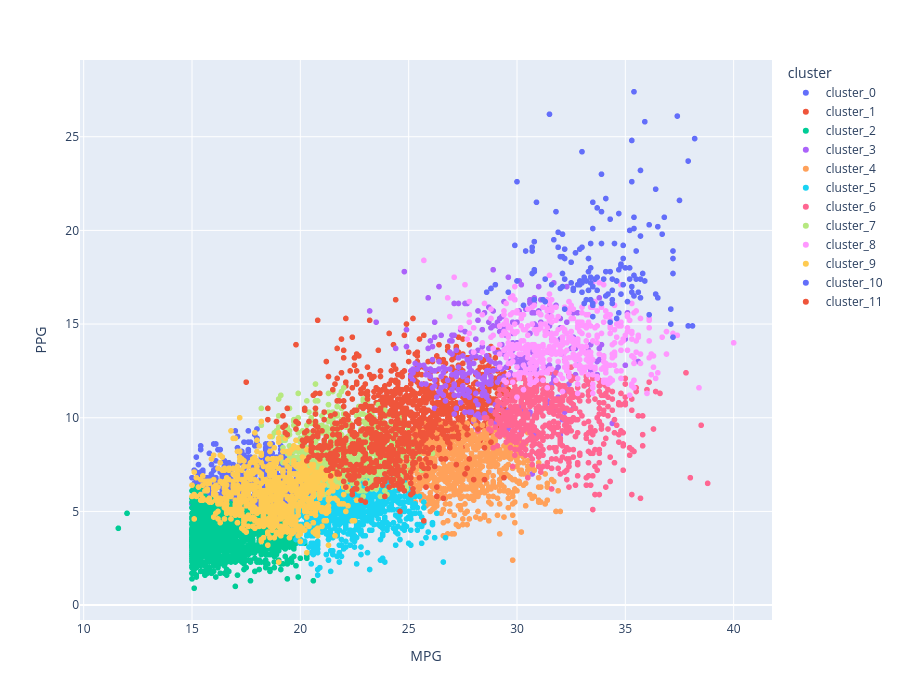

Here is the notebook cell this chart was saved with:
### Markdown cell above
## Visualising the clusters

### Code cell
fig=px.scatter(cluster_final, 
               x="MPG",
               y="PPG", 
               color='cluster',
               hover_data=['Player','MPG', 'PPG', 'FGM', 'FGA', 'FGPercent',
       '3PM', '3PA', '3PPercent', 'FTM', 'FTA', 'FTPercent', 'ORB', 'DRB',
       'RPG', 'APG', 'SPG', 'BPG', 'TOV','Season'],
               height=700, 
               width=900,
        )

# fig2=px.scatter(Final[Final['value']==1], x="POINTS_PER_MIN_", y="CATCH_SHOOT_FGM_", color_discrete_sequence=['blue'],
#         hover_data=["PLAYER_NAME","Salary"],
#         height=700, width=900,
#         )

# fig3=px.scatter(Final[Final['value']==2], x="POINTS_PER_MIN_", y="CATCH_SHOOT_FGM_", color_discrete_sequence=['orange'],
#         hover_data=["PLAYER_NAME","Salary"],
#         height=700, width=900,
#         )
# fig4=px.scatter(kmeans.cluster_centers_, kmeans.cluster_centers_[:, 1], kmeans.cluster_centers_[:, 0], color_discrete_sequence=['yellow'],
#         height=1000, width=1000,
#         )
# fig4.update_traces(marker=dict(size=20))

# fig.add_traces(
#     list(fig2.select_traces())
# )

# fig.add_traces(
#     list(fig3.select_traces())
# )

# fig.add_traces(
#     list(fig4.select_traces())
# )

# fig.update_layout(
#     xaxis_title="MIN",
#     yaxis_title="FGA",
#     # xaxis_range=[0,1]
# )

fig.show()

### Figure 1 — Plotly figure (JSON) as saved in the notebook; plotly's stock layout.template omitted (floating-point values rounded to 4 significant figures; data arrays with more than 128 entries replaced by an {"elided": "..."} marker saying what was removed)
{"data": [{"customdata": {"elided": "1019x18 mixed values"}, "hovertemplate": "cluster=cluster_0<br>MPG=%{x}<br>PPG=%{y}<br>Player=%{customdata[0]}<br>FGM=%{customdata[1]}<br>FGA=%{customdata[2]}<br>FGPercent=%{customdata[3]}<br>3PM=%{customdata[4]}<br>3PA=%{customdata[5]}<br>3PPercent=%{customdata[6]}<br>FTM=%{customdata[7]}<br>FTA=%{customdata[8]}<br>FTPercent=%{customdata[9]}<br>ORB=%{customdata[10]}<br>DRB=%{customdata[11]}<br>RPG=%{customdata[12]}<br>APG=%{customdata[13]}<br>SPG=%{customdata[14]}<br>BPG=%{customdata[15]}<br>TOV=%{customdata[16]}<br>Season=%{customdata[17]}<extra></extra>", "legendgroup": "cluster_0", "marker": {"color": "#636efa", "symbol": "circle"}, "mode": "markers", "name": "cluster_0", "showlegend": true, "type": "scattergl", "x": {"elided": "1019 float values"}, "xaxis": "x", "y": {"elided": "1019 float values"}, "yaxis": "y"}, {"customdata": {"elided": "630x18 mixed values"}, "hovertemplate": "cluster=cluster_1<br>MPG=%{x}<br>PPG=%{y}<br>Player=%{customdata[0]}<br>FGM=%{customdata[1]}<br>FGA=%{customdata[2]}<br>FGPercent=%{customdata[3]}<br>3PM=%{customdata[4]}<br>3PA=%{customdata[5]}<br>3PPercent=%{customdata[6]}<br>FTM=%{customdata[7]}<br>FTA=%{customdata[8]}<br>FTPercent=%{customdata[9]}<br>ORB=%{customdata[10]}<br>DRB=%{customdata[11]}<br>RPG=%{customdata[12]}<br>APG=%{customdata[13]}<br>SPG=%{customdata[14]}<br>BPG=%{customdata[15]}<br>TOV=%{customdata[16]}<br>Season=%{customdata[17]}<extra></extra>", "legendgroup": "cluster_1", "marker": {"color": "#EF553B", "symbol": "circle"}, "mode": "markers", "name": "cluster_1", "showlegend": true, "type": "scattergl", "x": {"elided": "630 float values"}, "xaxis": "x", "y": {"elided": "630 float values"}, "yaxis": "y"}, {"customdata": {"elided": "1490x18 mixed values"}, "hovertemplate": "cluster=cluster_2<br>MPG=%{x}<br>PPG=%{y}<br>Player=%{customdata[0]}<br>FGM=%{customdata[1]}<br>FGA=%{customdata[2]}<br>FGPercent=%{customdata[3]}<br>3PM=%{customdata[4]}<br>3PA=%{customdata[5]}<br>3PPercent=%{customdata[6]}<br>FTM=%{customdata[7]}<br>FTA=%{customdata[8]}<br>FTPercent=%{customdata[9]}<br>ORB=%{customdata[10]}<br>DRB=%{customdata[11]}<br>RPG=%{customdata[12]}<br>APG=%{customdata[13]}<br>SPG=%{customdata[14]}<br>BPG=%{customdata[15]}<br>TOV=%{customdata[16]}<br>Season=%{customdata[17]}<extra></extra>", "legendgroup": "cluster_2", "marker": {"color": "#00cc96", "symbol": "circle"}, "mode": "markers", "name": "cluster_2", "showlegend": true, "type": "scattergl", "x": {"elided": "1490 float values"}, "xaxis": "x", "y": {"elided": "1490 float values"}, "yaxis": "y"}, {"customdata": {"elided": "367x18 mixed values"}, "hovertemplate": "cluster=cluster_3<br>MPG=%{x}<br>PPG=%{y}<br>Player=%{customdata[0]}<br>FGM=%{customdata[1]}<br>FGA=%{customdata[2]}<br>FGPercent=%{customdata[3]}<br>3PM=%{customdata[4]}<br>3PA=%{customdata[5]}<br>3PPercent=%{customdata[6]}<br>FTM=%{customdata[7]}<br>FTA=%{customdata[8]}<br>FTPercent=%{customdata[9]}<br>ORB=%{customdata[10]}<br>DRB=%{customdata[11]}<br>RPG=%{customdata[12]}<br>APG=%{customdata[13]}<br>SPG=%{customdata[14]}<br>BPG=%{customdata[15]}<br>TOV=%{customdata[16]}<br>Season=%{customdata[17]}<extra></extra>", "legendgroup": "cluster_3", "marker": {"color": "#ab63fa", "symbol": "circle"}, "mode": "markers", "name": "cluster_3", "showlegend": true, "type": "scattergl", "x": {"elided": "367 float values"}, "xaxis": "x", "y": {"elided": "367 float values"}, "yaxis": "y"}, {"customdata": {"elided": "781x18 mixed values"}, "hovertemplate": "cluster=cluster_4<br>MPG=%{x}<br>PPG=%{y}<br>Player=%{customdata[0]}<br>FGM=%{customdata[1]}<br>FGA=%{customdata[2]}<br>FGPercent=%{customdata[3]}<br>3PM=%{customdata[4]}<br>3PA=%{customdata[5]}<br>3PPercent=%{customdata[6]}<br>FTM=%{customdata[7]}<br>FTA=%{customdata[8]}<br>FTPercent=%{customdata[9]}<br>ORB=%{customdata[10]}<br>DRB=%{customdata[11]}<br>RPG=%{customdata[12]}<br>APG=%{customdata[13]}<br>SPG=%{customdata[14]}<br>BPG=%{customdata[15]}<br>TOV=%{customdata[16]}<br>Season=%{customdata[17]}<extra></extra>", "legendgroup": "cluster_4", "marker": {"color": "#FFA15A", "symbol": "circle"}, "mode": "markers", "name": "cluster_4", "showlegend": true, "type": "scattergl", "x": {"elided": "781 float values"}, "xaxis": "x", "y": {"elided": "781 float values"}, "yaxis": "y"}, {"customdata": {"elided": "867x18 mixed values"}, "hovertemplate": "cluster=cluster_5<br>MPG=%{x}<br>PPG=%{y}<br>Player=%{customdata[0]}<br>FGM=%{customdata[1]}<br>FGA=%{customdata[2]}<br>FGPercent=%{customdata[3]}<br>3PM=%{customdata[4]}<br>3PA=%{customdata[5]}<br>3PPercent=%{customdata[6]}<br>FTM=%{customdata[7]}<br>FTA=%{customdata[8]}<br>FTPercent=%{customdata[9]}<br>ORB=%{customdata[10]}<br>DRB=%{customdata[11]}<br>RPG=%{customdata[12]}<br>APG=%{customdata[13]}<br>SPG=%{customdata[14]}<br>BPG=%{customdata[15]}<br>TOV=%{customdata[16]}<br>Season=%{customdata[17]}<extra></extra>", "legendgroup": "cluster_5", "marker": {"color": "#19d3f3", "symbol": "circle"}, "mode": "markers", "name": "cluster_5", "showlegend": true, "type": "scattergl", "x": {"elided": "867 float values"}, "xaxis": "x", "y": {"elided": "867 float values"}, "yaxis": "y"}, {"customdata": {"elided": "559x18 mixed values"}, "hovertemplate": "cluster=cluster_6<br>MPG=%{x}<br>PPG=%{y}<br>Player=%{customdata[0]}<br>FGM=%{customdata[1]}<br>FGA=%{customdata[2]}<br>FGPercent=%{customdata[3]}<br>3PM=%{customdata[4]}<br>3PA=%{customdata[5]}<br>3PPercent=%{customdata[6]}<br>FTM=%{customdata[7]}<br>FTA=%{customdata[8]}<br>FTPercent=%{customdata[9]}<br>ORB=%{customdata[10]}<br>DRB=%{customdata[11]}<br>RPG=%{customdata[12]}<br>APG=%{customdata[13]}<br>SPG=%{customdata[14]}<br>BPG=%{customdata[15]}<br>TOV=%{customdata[16]}<br>Season=%{customdata[17]}<extra></extra>", "legendgroup": "cluster_6", "marker": {"color": "#FF6692", "symbol": "circle"}, "mode": "markers", "name": "cluster_6", "showlegend": true, "type": "scattergl", "x": {"elided": "559 float values"}, "xaxis": "x", "y": {"elided": "559 float values"}, "yaxis": "y"}, {"customdata": {"elided": "851x18 mixed values"}, "hovertemplate": "cluster=cluster_7<br>MPG=%{x}<br>PPG=%{y}<br>Player=%{customdata[0]}<br>FGM=%{customdata[1]}<br>FGA=%{customdata[2]}<br>FGPercent=%{customdata[3]}<br>3PM=%{customdata[4]}<br>3PA=%{customdata[5]}<br>3PPercent=%{customdata[6]}<br>FTM=%{customdata[7]}<br>FTA=%{customdata[8]}<br>FTPercent=%{customdata[9]}<br>ORB=%{customdata[10]}<br>DRB=%{customdata[11]}<br>RPG=%{customdata[12]}<br>APG=%{customdata[13]}<br>SPG=%{customdata[14]}<br>BPG=%{customdata[15]}<br>TOV=%{customdata[16]}<br>Season=%{customdata[17]}<extra></extra>", "legendgroup": "cluster_7", "marker": {"color": "#B6E880", "symbol": "circle"}, "mode": "markers", "name": "cluster_7", "showlegend": true, "type": "scattergl", "x": {"elided": "851 float values"}, "xaxis": "x", "y": {"elided": "851 float values"}, "yaxis": "y"}, {"customdata": {"elided": "468x18 mixed values"}, "hovertemplate": "cluster=cluster_8<br>MPG=%{x}<br>PPG=%{y}<br>Player=%{customdata[0]}<br>FGM=%{customdata[1]}<br>FGA=%{customdata[2]}<br>FGPercent=%{customdata[3]}<br>3PM=%{customdata[4]}<br>3PA=%{customdata[5]}<br>3PPercent=%{customdata[6]}<br>FTM=%{customdata[7]}<br>FTA=%{customdata[8]}<br>FTPercent=%{customdata[9]}<br>ORB=%{customdata[10]}<br>DRB=%{customdata[11]}<br>RPG=%{customdata[12]}<br>APG=%{customdata[13]}<br>SPG=%{customdata[14]}<br>BPG=%{customdata[15]}<br>TOV=%{customdata[16]}<br>Season=%{customdata[17]}<extra></extra>", "legendgroup": "cluster_8", "marker": {"color": "#FF97FF", "symbol": "circle"}, "mode": "markers", "name": "cluster_8", "showlegend": true, "type": "scattergl", "x": {"elided": "468 float values"}, "xaxis": "x", "y": {"elided": "468 float values"}, "yaxis": "y"}, {"customdata": {"elided": "856x18 mixed values"}, "hovertemplate": "cluster=cluster_9<br>MPG=%{x}<br>PPG=%{y}<br>Player=%{customdata[0]}<br>FGM=%{customdata[1]}<br>FGA=%{customdata[2]}<br>FGPercent=%{customdata[3]}<br>3PM=%{customdata[4]}<br>3PA=%{customdata[5]}<br>3PPercent=%{customdata[6]}<br>FTM=%{customdata[7]}<br>FTA=%{customdata[8]}<br>FTPercent=%{customdata[9]}<br>ORB=%{customdata[10]}<br>DRB=%{customdata[11]}<br>RPG=%{customdata[12]}<br>APG=%{customdata[13]}<br>SPG=%{customdata[14]}<br>BPG=%{customdata[15]}<br>TOV=%{customdata[16]}<br>Season=%{customdata[17]}<extra></extra>", "legendgroup": "cluster_9", "marker": {"color": "#FECB52", "symbol": "circle"}, "mode": "markers", "name": "cluster_9", "showlegend": true, "type": "scattergl", "x": {"elided": "856 float values"}, "xaxis": "x", "y": {"elided": "856 float values"}, "yaxis": "y"}, {"customdata": {"elided": "148x18 mixed values"}, "hovertemplate": "cluster=cluster_10<br>MPG=%{x}<br>PPG=%{y}<br>Player=%{customdata[0]}<br>FGM=%{customdata[1]}<br>FGA=%{customdata[2]}<br>FGPercent=%{customdata[3]}<br>3PM=%{customdata[4]}<br>3PA=%{customdata[5]}<br>3PPercent=%{customdata[6]}<br>FTM=%{customdata[7]}<br>FTA=%{customdata[8]}<br>FTPercent=%{customdata[9]}<br>ORB=%{customdata[10]}<br>DRB=%{customdata[11]}<br>RPG=%{customdata[12]}<br>APG=%{customdata[13]}<br>SPG=%{customdata[14]}<br>BPG=%{customdata[15]}<br>TOV=%{customdata[16]}<br>Season=%{customdata[17]}<extra></extra>", "legendgroup": "cluster_10", "marker": {"color": "#636efa", "symbol": "circle"}, "mode": "markers", "name": "cluster_10", "showlegend": true, "type": "scattergl", "x": {"elided": "148 float values"}, "xaxis": "x", "y": {"elided": "148 float values"}, "yaxis": "y"}, {"customdata": {"elided": "656x18 mixed values"}, "hovertemplate": "cluster=cluster_11<br>MPG=%{x}<br>PPG=%{y}<br>Player=%{customdata[0]}<br>FGM=%{customdata[1]}<br>FGA=%{customdata[2]}<br>FGPercent=%{customdata[3]}<br>3PM=%{customdata[4]}<br>3PA=%{customdata[5]}<br>3PPercent=%{customdata[6]}<br>FTM=%{customdata[7]}<br>FTA=%{customdata[8]}<br>FTPercent=%{customdata[9]}<br>ORB=%{customdata[10]}<br>DRB=%{customdata[11]}<br>RPG=%{customdata[12]}<br>APG=%{customdata[13]}<br>SPG=%{customdata[14]}<br>BPG=%{customdata[15]}<br>TOV=%{customdata[16]}<br>Season=%{customdata[17]}<extra></extra>", "legendgroup": "cluster_11", "marker": {"color": "#EF553B", "symbol": "circle"}, "mode": "markers", "name": "cluster_11", "showlegend": true, "type": "scattergl", "x": {"elided": "656 float values"}, "xaxis": "x", "y": {"elided": "656 float values"}, "yaxis": "y"}], "layout": {"height": 700, "legend": {"title": {"text": "cluster"}, "tracegroupgap": 0}, "margin": {"t": 60}, "width": 900, "xaxis": {"anchor": "y", "domain": [0, 1], "title": {"text": "MPG"}}, "yaxis": {"anchor": "x", "domain": [0, 1], "title": {"text": "PPG"}}}}
